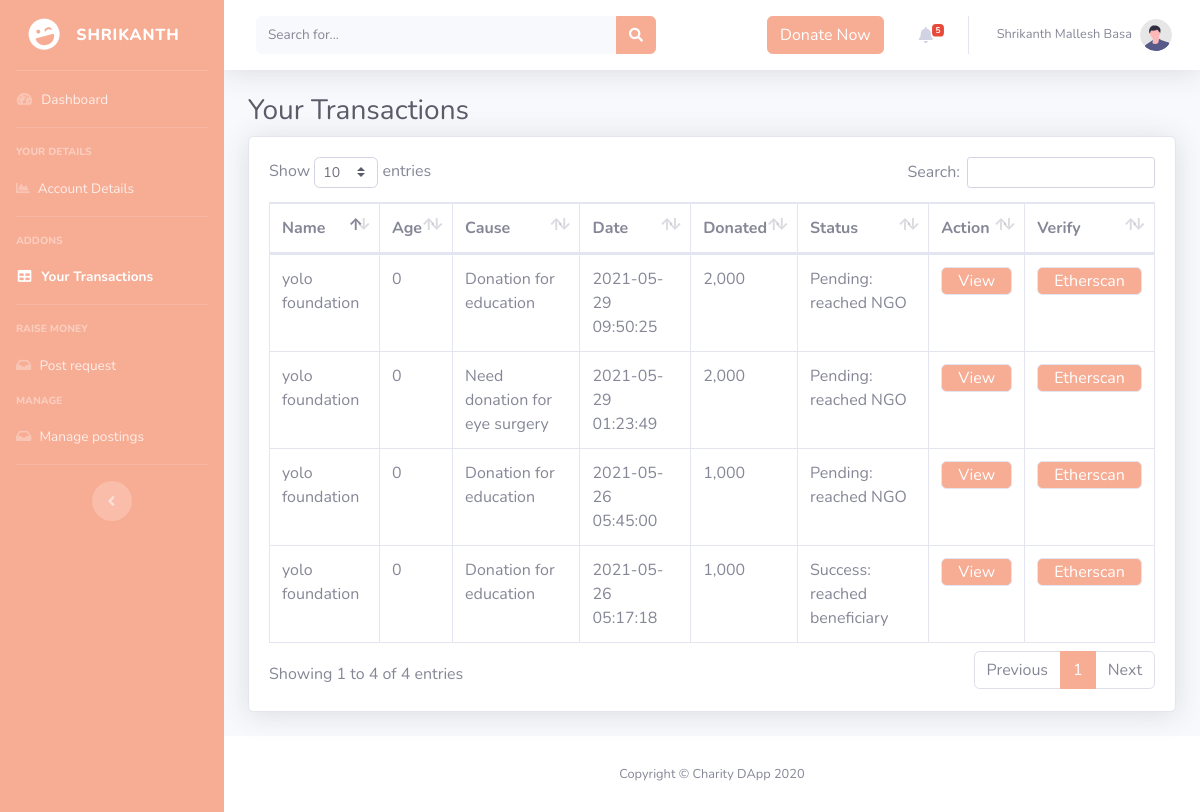
/transactions.php (signed in), run on the app's committed database.
### tables this page shows
CREATE TABLE `donations` (
  `d_ID` int(11) NOT NULL,
  `fk_listing` int(11) NOT NULL,
  `from_email` varchar(200) NOT NULL,
  `to_email` varchar(200) NOT NULL,
  `amount` float NOT NULL,
  `date_time` datetime NOT NULL DEFAULT CURRENT_TIMESTAMP,
  `dhash` varchar(200) NOT NULL,
  `success` varchar(3) NOT NULL DEFAULT 'NO',
  `otp` bigint(20) DEFAULT NULL,
  `dat_time` datetime NOT NULL DEFAULT CURRENT_TIMESTAMP
);

CREATE TABLE `user` (
  `email` varchar(200) NOT NULL,
  `name` varchar(200) NOT NULL,
  `address` varchar(2000) NOT NULL,
  `dob` date NOT NULL,
  `mobile` bigint(20) NOT NULL,
  `ngo` int(11) NOT NULL,
  `pass` varchar(200) NOT NULL,
  `AC_hash` varchar(200) DEFAULT NULL,
  `balance` float NOT NULL DEFAULT '0'
);

CREATE TABLE `listings` (
  `listing_ID` int(11) NOT NULL,
  `fk_email` varchar(200) DEFAULT NULL,
  `title` varchar(400) NOT NULL,
  `description` varchar(2000) NOT NULL,
  `category` varchar(200) NOT NULL,
  `fromNGO` varchar(200) DEFAULT NULL,
  `beneficiary_id` varchar(200) NOT NULL,
  `hash` varchar(200) NOT NULL,
  `target` float NOT NULL,
  `reached` varchar(3) NOT NULL DEFAULT 'NO',
  `doclinks` varchar(2000) NOT NULL
);

### transactions.php (the view, shortened to what this page needs)
<!DOCTYPE html>
<html lang="en">
<?php include("islogged.php");include("connection.php");
 ?>
<head>
    <link href="vendor/fontawesome-free/css/all.min.css" rel="stylesheet" type="text/css">
    <link href="assets/cs/sb-admin-2.min.css" rel="stylesheet">
    <link href="vendor/datatables/dataTables.bootstrap4.min.css" rel="stylesheet">
</head>
<body id="page-top">
    <div id="wrapper">
        <ul class="navbar-nav bg-gradient-primary sidebar sidebar-dark accordion" id="accordionSidebar">
            <a class="sidebar-brand d-flex align-items-center justify-content-center" href="index.php">
                <div class="sidebar-brand-icon rotate-n-15">
                    <i class="fas fa-laugh-wink"></i>
                </div>
                <div class="sidebar-brand-text mx-3"><?php echo explode(" ",$_SESSION["uname"])[0]?> </div>
            </a>
            <hr class="sidebar-divider my-0">
            <li class="nav-item">
                <a class="nav-link" href="profile.php">
                    <i class="fas fa-fw fa-tachometer-alt"></i>
                    <span>Dashboard</span></a>
            </li>
            <hr class="sidebar-divider">
            <div class="sidebar-heading">
                Your Details
            </div>
            <li class="nav-item">
                <a class="nav-link" href="account details.php">
                    <i class="fa fa-chart-area"></i>
                    <span>Account Details</span></a>
            </li>
            <hr class="sidebar-divider">
            <div class="sidebar-heading">
                Addons
            </div>
            <li class="nav-item active">
                <a class="nav-link" href="transactions.php">
                    <i class="fas fa-fw fa-table"></i>
                    <span>Your Transactions</span></a>
            </li>
            <hr class="sidebar-divider">
            <div class="sidebar-heading">
                Raise money
            </div>
            <li class="nav-item">
                <a class="nav-link" href="post.php">
                    <i class="fa fa-inbox"></i>
                    <span>Post request</span></a>
            </li>
            <div class="sidebar-heading">
                Manage
            </div>
            <li class="nav-item">
                <a class="nav-link" href="Manageposts.php">
                    <i class="fa fa-inbox"></i>
                    <span>Manage postings</span></a>
            </li>
            <hr class="sidebar-divider d-none d-md-block">
            <div class="text-center d-none d-md-inline">
                <button class="rounded-circle border-0" id="sidebarToggle"></button>
            </div>
        </ul>
        <div id="content-wrapper" class="d-flex flex-column">
            <div id="content">
                <nav class="navbar navbar-expand navbar-light bg-white topbar mb-4 static-top shadow">
                    <form
                        class="d-none d-sm-inline-block form-inline mr-auto ml-md-3 my-2 my-md-0 mw-100 navbar-search">
                        <div class="input-group">
                            <input type="text" class="form-control bg-light border-0 small" placeholder="Search for..."
                                aria-label="Search" aria-describedby="basic-addon2">
                            <div class="input-group-append">
                                <button class="btn btn-primary" type="button">
                                    <i class="fas fa-search fa-sm"></i>
                                </button>
                            </div>
                        </div>
                    </form>
                    <ul class="navbar-nav ml-auto">
                        <li class="nav-item dropdown no-arrow mx-1">
                          <a href="listings.php" class="nav-link dropdown-toggle" id="messagesDropdown">
                              <button class="btn btn-primary" type="button" name="button">Donate Now</button>
                          </a>
                        </li>
                        <?php include("alerts.php") ?>
                        <li class="nav-item dropdown no-arrow">
                            <a class="nav-link dropdown-toggle" href="#" id="userDropdown" role="button"
                                data-toggle="dropdown" aria-haspopup="true" aria-expanded="false">
                                <span class="mr-2 d-none d-lg-inline text-gray-600 small"><?php echo $_SESSION["uname"] ?></span>
                                <img class="img-profile rounded-circle"
                                    src="assets/undraw_profile.svg">
                            </a>
                        </li>
                    </ul>
                </nav>
                <div class="container-fluid">
                    <h1 class="h3 mb-2 text-gray-800">Your Transactions</h1>
                    <div class="card shadow mb-4">
                        <div class="card-body">
                            <div class="table-responsive">
                                <table class="table table-bordered" id="dataTable" width="100%" cellspacing="0">
                                    <thead>
                                        <tr>
                                            <th>Name</th>
                                            <th>Age</th>
                                            <th>Cause</th>
                                            <th>Date</th>
                                            <th>Donated</th>
                                            <th>Status</th>
                                            <th>Action</th>
                                            <th>Verify</th>
                                        </tr>
                                    </thead>
                                    <tbody>
                                      <?php
                                      $umail = $_SESSION["useremail"];
                                      $sql = "SELECT * FROM donations d,listings l,user u where d.fk_listing=l.listing_ID and d.to_email=u.email and d.from_email='$umail' order by d.date_time desc";
                                      $result = $conn->query($sql);
                                      if ($result->num_rows > 0) {
                                        while($row = $result->fetch_assoc()) {
                                          $age_Y = date('Y', strtotime($row["dob"]));
                                          $cur_Y = date("Y");
                                          $age = $cur_Y - $age_Y;
                                          $success = "Success: reached beneficiary";
                                          if ($row["success"]=="NO") {
                                            $success = "Pending: reached NGO";
                                          }
                                          echo '<tr>
                                              <td>'.$row["name"].'</td>
                                              <td>'.$age.'</td>
                                              <td>'.$row["title"].'</td>
                                              <td>'.$row["date_time"].'</td>
                                              <td>'.preg_replace("/(\d+?)(?=(\d\d)+(\d)(?!\d))(\.\d+)?/i", "$1,", $row["amount"]).'</td>
                                              <td>'.$success.'</td>
                                              <td><a href="details.php?listing='.$row["listing_ID"].'"><button type="button" class="btn-primary pl-3 pr-3 rounded border" name="button">View</button></a></td>
                                              <td><a target="_blank" href="https://rinkeby.etherscan.io/tx/'.$row["dhash"].'"><button type="button" class="btn-primary pl-3 pr-3 rounded border" name="button">Etherscan</button></a></td>
                                          </tr>';
                                        }
                                      }
                                      ?>
                                    </tbody>
                                </table>
                            </div>
                        </div>
                    </div>
                </div>
            </div>
            <footer class="sticky-footer bg-white">
                <div class="container my-auto">
                    <div class="copyright text-center my-auto">
                        <span>Copyright &copy; Charity DApp 2020</span>
                    </div>
                </div>
            </footer>
        </div>
    </div>
</body>
</html>

### data on the page
donations: to_email.name "yolo foundation", fk_listing.title "Donation for education", date_time "2021-05-29 09:50:25", amount "2,000", success "Pending: reached NGO"
donations: to_email.name "yolo foundation", fk_listing.title "Need donation for eye surgery", date_time "2021-05-29 01:23:49", amount "2,000", success "Pending: reached NGO"
donations: to_email.name "yolo foundation", fk_listing.title "Donation for education", date_time "2021-05-26 05:45:00", amount "1,000", success "Pending: reached NGO"
donations: to_email.name "yolo foundation", fk_listing.title "Donation for education", date_time "2021-05-26 05:17:18", amount "1,000", success "Success: reached beneficiary"

### other printed values
explode(" ",$_SESSION["uname"])[0] "SHRIKANTH"
$row["cnt"] "5"
$_SESSION["uname"] "Shrikanth Mallesh Basa"
